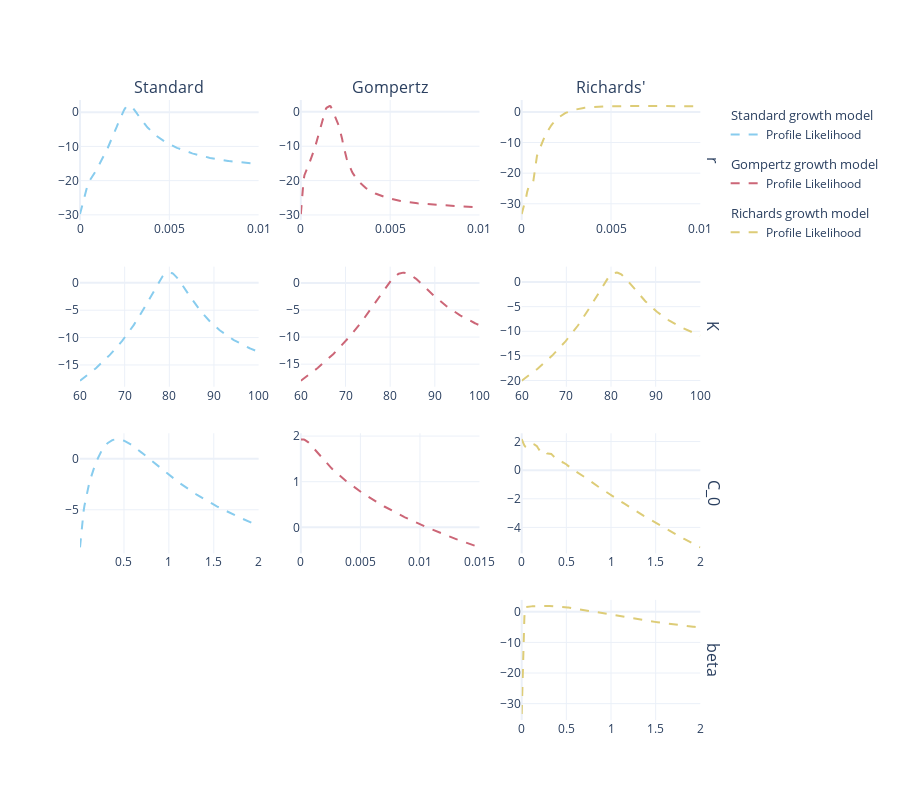

The notebook cell saved with this chart:
### Markdown cell above
To determine Parameter Identifiability we can examine the profile likelihoods of the parameters. To do this, each parameter is varied around the optimised value, and the log-likelihood for the other parameters re-optimised, i.e.:
\begin{equation}
    PL\left(\theta_i\right) = \max_{\theta_{-i}}\left(\log\left(P\left(X^\textrm{obs} | \theta_i, \theta_{-i}\right)\right)\right)
\end{equation}
for each parameter $\theta_i$, where $\theta_{-i}$ are all parameters excluding $\theta_i$. This is then compared with a vertical confidence line where the intersection of this line to the profile likelihood curve indicates the confidence interval. For a confidence interval of 95\% a confidence line at 1.92 below the maximum is used. If the curve acquired from $PL\left(\theta_i\right)$ does not cross the confidence line on one or both sides of the maximum then the parameters are unidentifiable. We have already performed a global optimisation, we can use this as the starting point for subsequent optimisations.

### Code cell
# As we have run the MLE function, this has been set for the start of profile likelihood
opts = {
    'method': 'sequential calc.',
    'max_N_opts': 50,
    'interp':0,
    'lower_bounds': 0,
    'random_seed': seed
}
timer = pints.Timer()
slow_times = {}
row_names = list(np.array(param_names)[[0, 1, 3, 2]])
col_names = ["Standard", "Gompertz", "Richards'"]
fig1 = make_subplots(rows=4, cols=3, column_titles=col_names , row_titles=row_names)
for i_m, data in enumerate(datas):
    print(data['model'] )
    data["PLL"].set_options(opts, reset=True)

    bounds = [[0, 0.01*10**r_exp], [60, 100]]
    if data['model'] == 'Standard':
        data['bounds'] = bounds + [[0.01, 2]]
        names_m = zip(range(0, 3), row_names[:-1])
    elif data['model'] == 'Gompertz':
        data['bounds'] = bounds + [[0, 0.015]]
        names_m = zip(range(0, 3), row_names[:-1])
    else:
        data['bounds'] =  bounds + [[0, 2], [0, 2]]
        # data['bounds'][0] = []
        names_m = zip([0, 1, 3, 2], row_names)
    out_LB = data["PLL"].MLE[:-1] < np.array(data['bounds'])[:, 0]
    if np.any(out_LB):
        for i_param, out in enumerate(out_LB):
            if out:
                bounds = data['bounds'][i_param]
                bounds[0] = data["PLL"].MLE[i_param] - abs(data["PLL"].MLE[i_param]-bounds[1])
                data['bounds'][i_param] = bounds
    out_UB = data["PLL"].MLE[:-1] > np.array(data['bounds'])[:, 1]
    if np.any(out_UB):
        for i_param, out in enumerate(out_UB):
            if out:
                bounds = data['bounds'][i_param]
                bounds[1] = data["PLL"].MLE[i_param] + abs(data["PLL"].MLE[i_param]-bounds[0])
                data['bounds'][i_param] = bounds
    data["PLL"].set_param_range(range(0, len(data['bounds'])), bounds=data['bounds'], adapt=False)
    row = 0
    for i_param, param in names_m:
        print("\t", param)
        row += 1
        timer.reset()
        result = data["PLL"].run(i_param, n_points = 200)
        slow_times[(data['model'], param)] = timer.time()
        fig1.add_trace(
            go.Scatter(
                name= "Profile Likelihood",
                x=result[0],
                y=result[1],
                mode='lines',
                line=dict(color=disc_col_scale[i_m], dash='dash'),
                showlegend=i_param==0,
                legendgroup=data["model"],
                legendgrouptitle=dict(
                    text=data["model"]+" growth model"
                )
            ), row=row, col=i_m+1
        )

fig1.update_layout(
    template='plotly_white',
    width=900,
    height=800,
)
fig1.show()

### Figure 1 — Plotly figure (JSON) as saved in the notebook; plotly's stock layout.template omitted (floating-point values rounded to 4 significant figures; data arrays with more than 128 entries replaced by an {"elided": "..."} marker saying what was removed)
{"data": [{"legendgroup": "Standard", "legendgrouptitle": {"text": "Standard growth model"}, "line": {"color": "rgb(136, 204, 238)", "dash": "dash"}, "mode": "lines", "name": "Profile Likelihood", "showlegend": true, "type": "scatter", "x": {"elided": "200 float values"}, "xaxis": "x", "y": {"elided": "200 float values"}, "yaxis": "y"}, {"legendgroup": "Standard", "legendgrouptitle": {"text": "Standard growth model"}, "line": {"color": "rgb(136, 204, 238)", "dash": "dash"}, "mode": "lines", "name": "Profile Likelihood", "showlegend": false, "type": "scatter", "x": {"elided": "200 float values"}, "xaxis": "x4", "y": {"elided": "200 float values"}, "yaxis": "y4"}, {"legendgroup": "Standard", "legendgrouptitle": {"text": "Standard growth model"}, "line": {"color": "rgb(136, 204, 238)", "dash": "dash"}, "mode": "lines", "name": "Profile Likelihood", "showlegend": false, "type": "scatter", "x": {"elided": "200 float values"}, "xaxis": "x7", "y": {"elided": "200 float values"}, "yaxis": "y7"}, {"legendgroup": "Gompertz", "legendgrouptitle": {"text": "Gompertz growth model"}, "line": {"color": "rgb(204, 102, 119)", "dash": "dash"}, "mode": "lines", "name": "Profile Likelihood", "showlegend": true, "type": "scatter", "x": {"elided": "200 float values"}, "xaxis": "x2", "y": {"elided": "200 float values"}, "yaxis": "y2"}, {"legendgroup": "Gompertz", "legendgrouptitle": {"text": "Gompertz growth model"}, "line": {"color": "rgb(204, 102, 119)", "dash": "dash"}, "mode": "lines", "name": "Profile Likelihood", "showlegend": false, "type": "scatter", "x": {"elided": "200 float values"}, "xaxis": "x5", "y": {"elided": "200 float values"}, "yaxis": "y5"}, {"legendgroup": "Gompertz", "legendgrouptitle": {"text": "Gompertz growth model"}, "line": {"color": "rgb(204, 102, 119)", "dash": "dash"}, "mode": "lines", "name": "Profile Likelihood", "showlegend": false, "type": "scatter", "x": {"elided": "200 float values"}, "xaxis": "x8", "y": {"elided": "200 float values"}, "yaxis": "y8"}, {"legendgroup": "Richards", "legendgrouptitle": {"text": "Richards growth model"}, "line": {"color": "rgb(221, 204, 119)", "dash": "dash"}, "mode": "lines", "name": "Profile Likelihood", "showlegend": true, "type": "scatter", "x": {"elided": "200 float values"}, "xaxis": "x3", "y": {"elided": "200 float values"}, "yaxis": "y3"}, {"legendgroup": "Richards", "legendgrouptitle": {"text": "Richards growth model"}, "line": {"color": "rgb(221, 204, 119)", "dash": "dash"}, "mode": "lines", "name": "Profile Likelihood", "showlegend": false, "type": "scatter", "x": {"elided": "200 float values"}, "xaxis": "x6", "y": {"elided": "200 float values"}, "yaxis": "y6"}, {"legendgroup": "Richards", "legendgrouptitle": {"text": "Richards growth model"}, "line": {"color": "rgb(221, 204, 119)", "dash": "dash"}, "mode": "lines", "name": "Profile Likelihood", "showlegend": false, "type": "scatter", "x": {"elided": "200 float values"}, "xaxis": "x9", "y": {"elided": "200 float values"}, "yaxis": "y9"}, {"legendgroup": "Richards", "legendgrouptitle": {"text": "Richards growth model"}, "line": {"color": "rgb(221, 204, 119)", "dash": "dash"}, "mode": "lines", "name": "Profile Likelihood", "showlegend": false, "type": "scatter", "x": {"elided": "200 float values"}, "xaxis": "x12", "y": {"elided": "200 float values"}, "yaxis": "y12"}], "layout": {"annotations": [{"font": {"size": 16}, "showarrow": false, "text": "Standard", "x": 0.1411, "xanchor": "center", "xref": "paper", "y": 1, "yanchor": "bottom", "yref": "paper"}, {"font": {"size": 16}, "showarrow": false, "text": "Gompertz", "x": 0.49, "xanchor": "center", "xref": "paper", "y": 1, "yanchor": "bottom", "yref": "paper"}, {"font": {"size": 16}, "showarrow": false, "text": "Richards'", "x": 0.8389, "xanchor": "center", "xref": "paper", "y": 1, "yanchor": "bottom", "yref": "paper"}, {"font": {"size": 16}, "showarrow": false, "text": "r", "textangle": 90, "x": 0.98, "xanchor": "left", "xref": "paper", "y": 0.9031, "yanchor": "middle", "yref": "paper"}, {"font": {"size": 16}, "showarrow": false, "text": "K", "textangle": 90, "x": 0.98, "xanchor": "left", "xref": "paper", "y": 0.6344, "yanchor": "middle", "yref": "paper"}, {"font": {"size": 16}, "showarrow": false, "text": "C_0", "textangle": 90, "x": 0.98, "xanchor": "left", "xref": "paper", "y": 0.3656, "yanchor": "middle", "yref": "paper"}, {"font": {"size": 16}, "showarrow": false, "text": "beta", "textangle": 90, "x": 0.98, "xanchor": "left", "xref": "paper", "y": 0.09688, "yanchor": "middle", "yref": "paper"}], "height": 800, "width": 900, "xaxis": {"anchor": "y", "domain": [0, 0.2822]}, "xaxis10": {"anchor": "y10", "domain": [0, 0.2822]}, "xaxis11": {"anchor": "y11", "domain": [0.3489, 0.6311]}, "xaxis12": {"anchor": "y12", "domain": [0.6978, 0.98]}, "xaxis2": {"anchor": "y2", "domain": [0.3489, 0.6311]}, "xaxis3": {"anchor": "y3", "domain": [0.6978, 0.98]}, "xaxis4": {"anchor": "y4", "domain": [0, 0.2822]}, "xaxis5": {"anchor": "y5", "domain": [0.3489, 0.6311]}, "xaxis6": {"anchor": "y6", "domain": [0.6978, 0.98]}, "xaxis7": {"anchor": "y7", "domain": [0, 0.2822]}, "xaxis8": {"anchor": "y8", "domain": [0.3489, 0.6311]}, "xaxis9": {"anchor": "y9", "domain": [0.6978, 0.98]}, "yaxis": {"anchor": "x", "domain": [0.8063, 1]}, "yaxis10": {"anchor": "x10", "domain": [0, 0.1938]}, "yaxis11": {"anchor": "x11", "domain": [0, 0.1938]}, "yaxis12": {"anchor": "x12", "domain": [0, 0.1938]}, "yaxis2": {"anchor": "x2", "domain": [0.8063, 1]}, "yaxis3": {"anchor": "x3", "domain": [0.8063, 1]}, "yaxis4": {"anchor": "x4", "domain": [0.5375, 0.7312]}, "yaxis5": {"anchor": "x5", "domain": [0.5375, 0.7312]}, "yaxis6": {"anchor": "x6", "domain": [0.5375, 0.7312]}, "yaxis7": {"anchor": "x7", "domain": [0.2687, 0.4625]}, "yaxis8": {"anchor": "x8", "domain": [0.2687, 0.4625]}, "yaxis9": {"anchor": "x9", "domain": [0.2687, 0.4625]}}}
